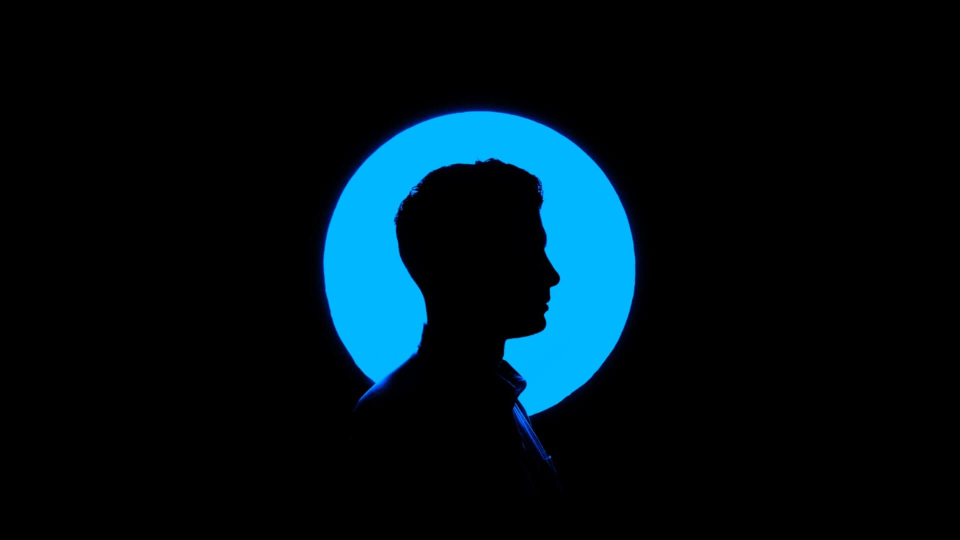
#> input picture image.jpeg, 1920 x 1080 px, given in place of the camera (shown at 1/2 size)
$ python swap_cam.py
#> lines starting #> are read from the running program, lines starting #| are printed output that depends on the picture
#> further down, image is the input picture: shape (1080, 1920, 3); mean B, G, R 23, 15.8, 0.2
#| ret True
import cv2
from matplotlib import pyplot as plt

def check_mean(mean):

    image = cv2.resize(mean,(1920,1080))
    height, weight = 1080, 1920
    start_row,start_col= int((height/2)),int((weight/2))
    end_row,end_col= int((height/2)*2),int((weight/2)*2)
    cropped=image[start_row:end_row,start_col:end_col]
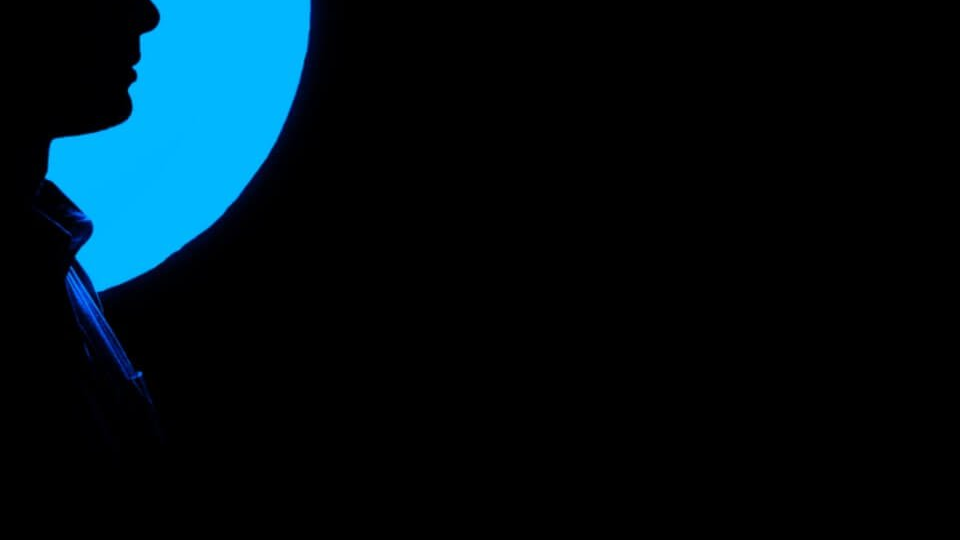
#> cropped: shape (540, 960, 3); mean B, G, R 23, 15.9, 0.3
    gray_tray_1 = cv2.cvtColor(cropped, cv2.COLOR_BGR2GRAY)
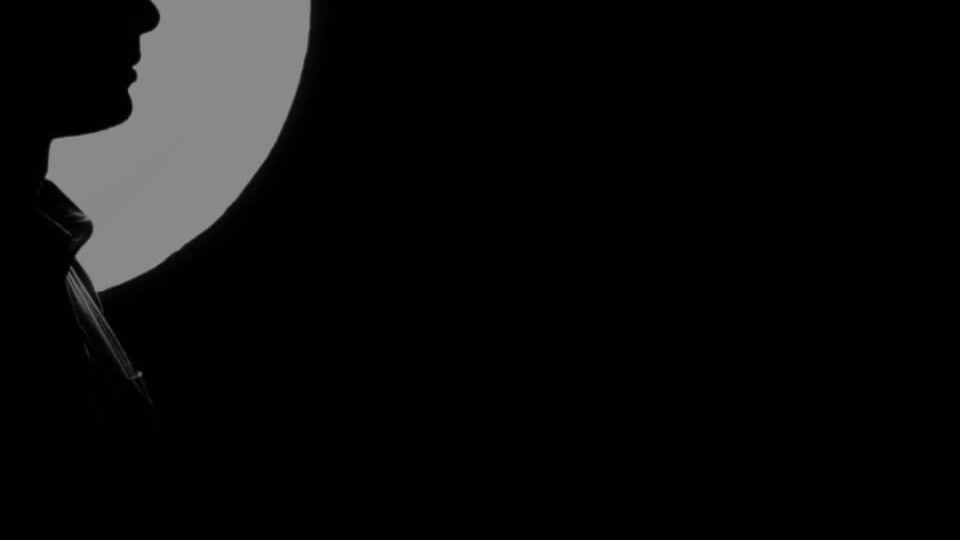
#> gray_tray_1: shape (540, 960); min 0, max 148, mean 12
    ret, thresh1 = cv2.threshold(gray_tray_1, 200, 255, cv2.THRESH_BINARY)
#> thresh1: shape (540, 960); every value is 0

    # cv2.imshow("ing", cropped)
    # cv2.waitKey(10000)

    histr1 = cv2.calcHist([thresh1], [0], None, [256], [0, 256])
#> histr1 = 256 values, max 518400 at index 0, min 0 at index 1, mean 2025

    value = int((min(histr1) + max(histr1))/2)
#> value = 259200
    # [7 lines of commented-out code are left out]
    return value


cap_detect = cv2.VideoCapture(0)
# cv2.imshow(self.cap_detect)
# cv2.waitKey(0)
# Khai báo USB Camera Detect Config
get_cap_detect = True

cap_check = cv2.VideoCapture(1) # Khai báo USB Camera Check Config
cap_check.set(3, 1920)
cap_check.set(4, 1080)
# cv2.imshow(self.cap_check)
# cv2.waitKey(0)
get_cap_check = True
cap_detect.set(3, 1920)
cap_detect.set(4, 1080)

ret, image = cap_detect.read()
print("ret", ret)
# image = cv2.resize(image, (int(717 * self.width_rate), int(450 * self.height_rate)), interpolation = cv2.INTER_AREA) # Resize cho Giao diện
plt.imshow(image)
plt.show()

ret, image1 = cap_check.read() # Lấy dữ liệu từ camera
# plt.subplot(2,1)
# plt.imshow(image)
plt.imshow(image1, cmap='gray')
plt.show()


val_mean_detectImage = check_mean(image)
#> val_mean_detectImage = 259200
val_mean_checkImage = check_mean(image1)
#> val_mean_checkImage = 259200

print("detect", val_mean_detectImage, ", check", val_mean_checkImage)
#| detect 259200 , check 259200


# [23 lines of commented-out code are left out]
